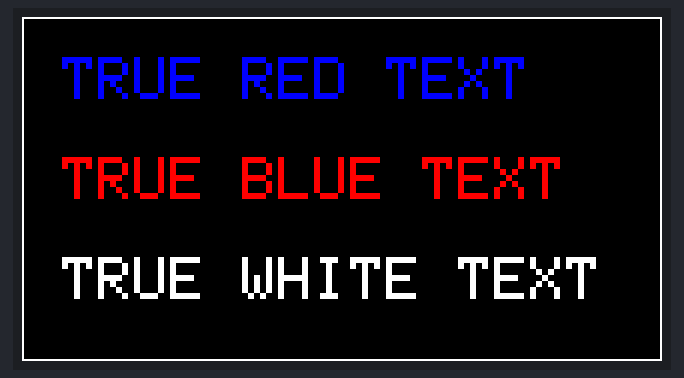
A sketch run on a simulated Arduino Mega 2560, built with avr-gcc and run on an emulated ATmega2560. On the bench: 320×172 colour display. What the sketch prints to the serial monitor is not drawn.

Above: at 0.2 s.

Measured:
- what the display in image 0 shows lasts 5.0 s, from 0.2 s to 5.2 s

The sketch:

color.ino
```cpp
#include <Arduino_GFX.h>
#include <display/Arduino_ST7789.h>
#include <databus/Arduino_HWSPI.h>

// --- Hardware Pins ---
#define LCD_DC   15
#define LCD_CS   14
#define LCD_SCK  1
#define LCD_DIN  2
#define LCD_RST  22
#define LCD_BL   23

// --- BGR-Corrected Hardware Color Definitions ---
#define REAL_BLACK   0x0000
#define REAL_WHITE   0xFFFF
#define REAL_RED     0x001F  // Sends bits to the Red channel on a BGR panel
#define REAL_BLUE    0xF800  // Sends bits to the Blue channel on a BGR panel
#define REAL_GREEN   0x07E0

Arduino_DataBus *bus = new Arduino_HWSPI(LCD_DC, LCD_CS, LCD_SCK, LCD_DIN);

// FIX: Changed the 4th parameter from 'true' to 'false' to disable color inversion
Arduino_GFX *gfx = new Arduino_ST7789(
  bus, LCD_RST, 0 /* rotation */, false /* IPS set to FALSE */,
  172 /* width */, 320 /* height */,
  34 /* col offset 1 */, 0 /* row offset 1 */,
  34 /* col offset 2 */, 0 /* row offset 2 */
);

void setup() {
  Serial.begin(115200);
  while (!Serial) { delay(10); }

  Serial.println("\n=== UN-INVERTED BGR COLOR CORRECTION TEST ===");

  pinMode(LCD_BL, OUTPUT);
  digitalWrite(LCD_BL, HIGH);
  gfx->begin();
  gfx->setRotation(5);
}

void loop() {
  // Paint Background Black, Draw a border box, and render un-inverted text
  gfx->fillScreen(REAL_BLACK);
  gfx->drawRect(0, 0, 320, 172, REAL_WHITE);

  // 1. Test Red Channel
  gfx->setTextColor(REAL_RED, REAL_BLACK);
  gfx->setTextSize(3);
  gfx->setCursor(20, 20);
  gfx->println("TRUE RED TEXT");

  // 2. Test Blue Channel
  gfx->setTextColor(REAL_BLUE, REAL_BLACK);
  gfx->setTextSize(3);
  gfx->setCursor(20, 70);
  gfx->println("TRUE BLUE TEXT");

  // 3. Test White Channel
  gfx->setTextColor(REAL_WHITE, REAL_BLACK);
  gfx->setTextSize(3);
  gfx->setCursor(20, 120);
  gfx->println("TRUE WHITE TEXT");

  delay(5000);
}
```
